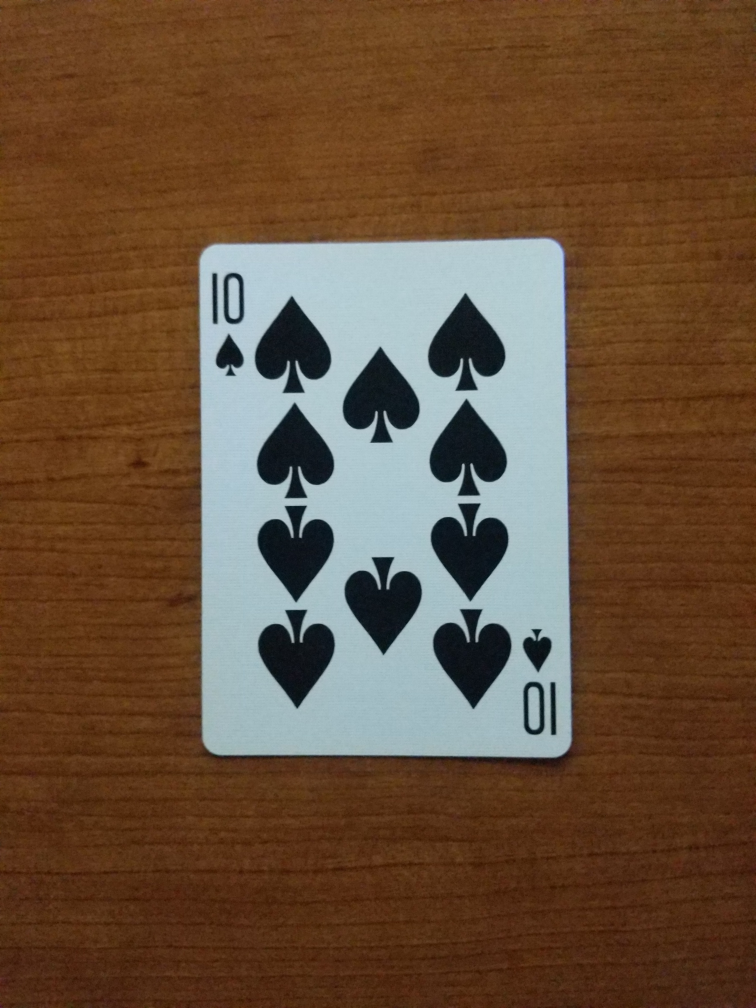
#> input picture Images/S0.jpg, 3024 x 4032 px, found by its file name (shown at 1/4 size); its folder holds only this picture in this run
$ python ImageExtractor.py
#> lines starting #> are read from the running program, lines starting #| are printed output that depends on the picture; after the words box and inside, x2 and y2 are one past the last pixel; in counts of white or black regions, pixels touching at a corner belong together
from Constants import *
from Settings import *


def main():
    img = cv2.imread(imFolder + "\\" + CARD_NAME + imExtension)
#> img is the input picture: shape (4032, 3024, 3); mean B, G, R 58.1, 79.9, 104.9
    # img_copy is the image we will be drawing contours on
    img_copy = img.copy()
    # width and height is the size we want our threshold to be if we show it
    width, height = int(img_copy.shape[1] / REDUCE), int(img_copy.shape[0] / REDUCE)
#> width = 604; height = 806
    # c is the largest area contour in the image
    c = find_largest_contour(img)
#> in find_largest_contour, `gray = cv2.cvtColor(img_blur, cv2.COLOR_RGB2GRAY)`:
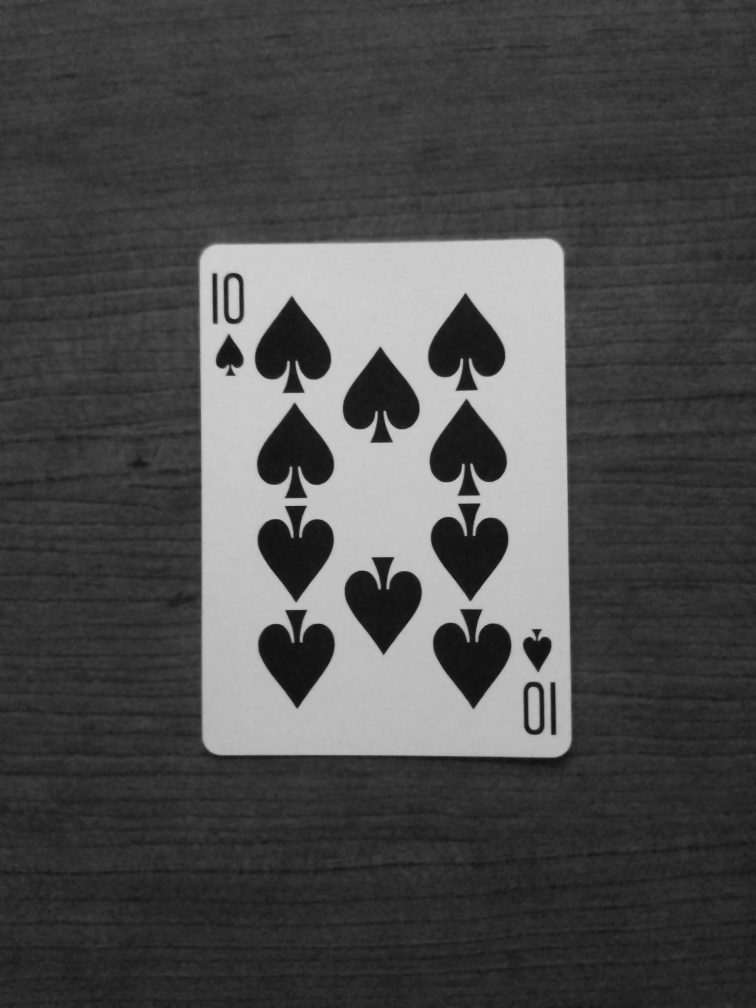
#> gray: shape (4032, 3024) (shown at 1/4 size); min 15, max 209, mean 76.2
#> in find_largest_contour, `a = gray.max()`: a = 209
#> in find_largest_contour, `_, thresh = cv2.threshold(gray, a/2 + 60, a, cv2.THRESH_BINARY)`:
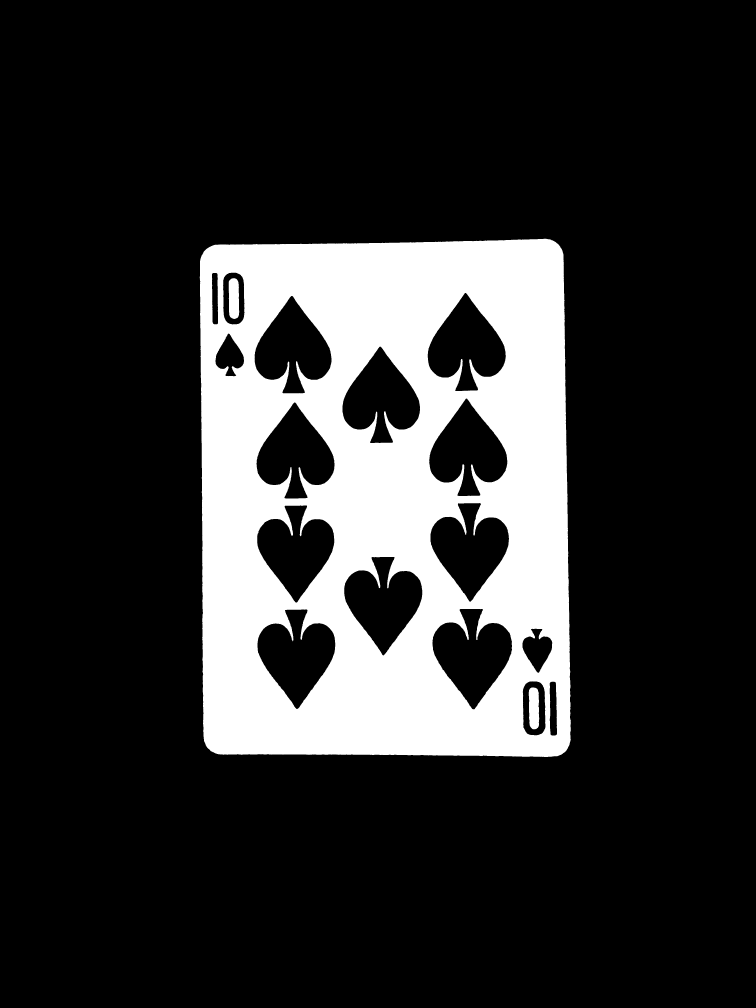
#> thresh: shape (4032, 3024) (shown at 1/4 size); values 0 (black) and 209 (white), 18.2% white; 3 white regions
#> in find_largest_contour, `contours = cv2.findContours(thresh, cv2.RETR_EXTERNAL, cv2.CHAIN_APPRO..`: contours = 1 contour; box (x1, y1, x2, y2) and area: (799, 955, 2283, 3028) 2990756
#> in find_largest_contour, `c = max(contours, key=cv2.contourArea)`: c = contour of 1349 points, box (x1, y1, x2, y2) (799, 955, 2283, 3028), area 2990756

    # find the minimum bounding rectangle for the biggest contour
    rect = cv2.minAreaRect(c)
#> rect = ((1537, 1998.5), (1470.7, 2072.1), -0.666)
    box = cv2.boxPoints(rect)
#> box = [[813.7, 3043], [789.6, 971.1], [2260.2, 954], [2284.3, 3025.9]]
    box = np.int0(box)
#> box = [[813, 3043], [789, 971], [2260, 953], [2284, 3025]]
    # Our goal with this box is to straighten it, then remove anything outside of it
    # After doing so we will be left with only the straightened and cropped image of the card
    if SHOW_CONTOURS:
        # This drawing of [box] is the minimum bounding rectangle around the contour we found, namely c
        cv2.drawContours(img_copy, [box], 0, (0, 255, 0), 2 * REDUCE)
        # This drawing of c is in red, and should be surrounding the card in the image copy
        cv2.drawContours(img_copy, c, -1, (0, 0, 255), 3 * REDUCE)

    # We need to rotate the box until it is straight, so we need to calculate theta; the angle of rotation
    theta = find_theta(box)
#> in find_theta, `p1 = box[0]`: p1 = [813, 3043]
#> in find_theta, `dist1 = math.sqrt((box[1][0] - p1[0]) ** 2 + (box[1][1] - p1[1]) ** 2)`: dist1 = 2072.1
#> in find_theta, `dist3 = math.sqrt((box[3][0] - p1[0]) ** 2 + (box[3][1] - p1[1]) ** 2)`: dist3 = 1471.1
#> in find_theta, `p2 = box[3]`: p2 = [2284, 3025]
#> in find_theta, `theta = math.atan((p1[1] - p2[1]) / (p2[0] - p1[0])) * 180 / math.pi`: theta = 0.701
#> theta = 0.701
    # Next we perform the rotation on the corner points (the box)
    #print(box)
    box = rotate_bound(img_copy, theta, box)
#> in rotate_bound, `M = cv2.getRotationMatrix2D((cX, cY), -angle, 1.0)`: M = [[1, -0.0122, 24.78], [0.0122, 1, -18.35]]
#> in rotate_bound, `cos = np.abs(M[0, 0])`: cos = 1
#> in rotate_bound, `sin = np.abs(M[0, 1])`: sin = 0.0122
#> in rotate_bound, `nW = int((h * sin) + (w * cos))`: nW = 3073
#> in rotate_bound, `nH = int((h * cos) + (w * sin))`: nH = 4068
#> in rotate_bound, `ones = np.ones(shape=(len(points), 1))`: ones = [1, 1, 1, 1]
#> in rotate_bound, `points_ones = np.hstack([points, ones])`: points_ones = [[813, 3043, 1], [789, 971, 1], [2260, 953, 1], [2284, 3025, 1]]
#> box = [[825, 3052.4], [826.3, 980.2], [2297.5, 980.2], [2296.1, 3052.4]]
    # Then we perform the rotation on the image
    img_copy = rotate_bound(img_copy, theta, [])
#> call 2 of rotate_bound, with angle = 0.701
#> in rotate_bound (call 2), `return cv2.warpAffine(image, M, (nW, nH))`:
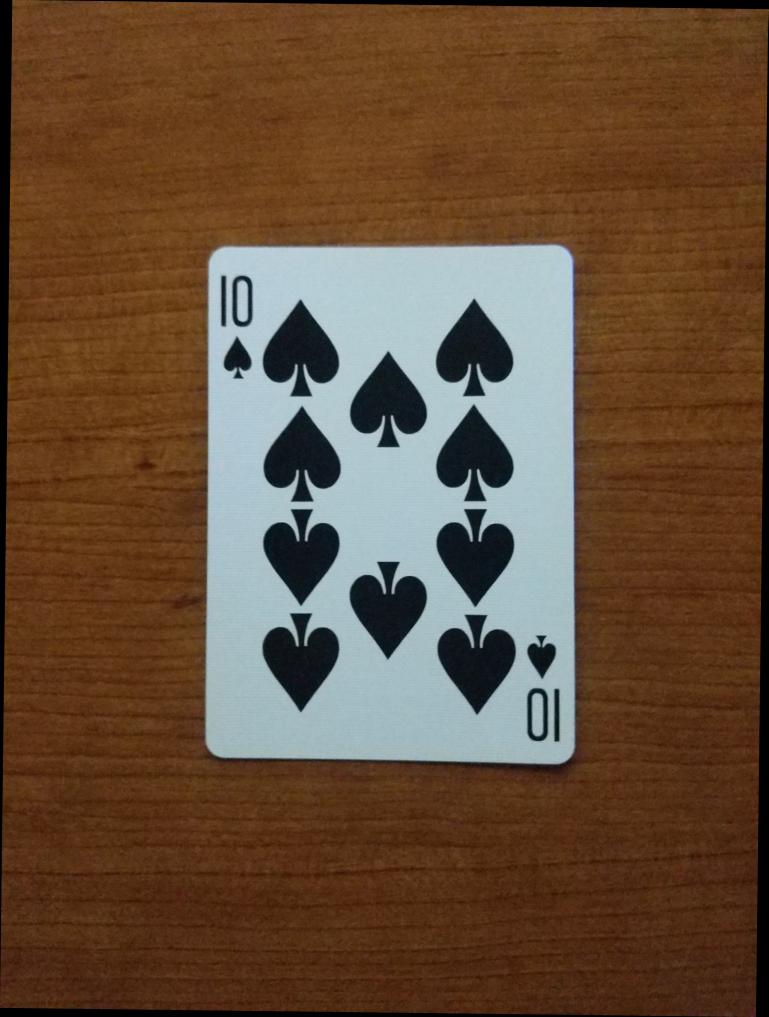
#> returned value: shape (4068, 3073, 3) (shown at 1/4 size); mean of channels 0, 1, 2 56.7, 77.9, 102.3; drawn as B, G, R

    # Our box is a numpy array of floats so we need to typecast to ints to make the points usable
    box = np.around(box.astype(int)).tolist()
#> box = [[824, 3052], [826, 980], [2297, 980], [2296, 3052]]

    # Our new width and height for the image copy after we rotate it
    # The width and height need to be changed when rotating, otherwise the corners may be cropped after rotation
    nheight = int(img_copy.shape[0] / REDUCE)
#> nheight = 813
    nwidth = int(img_copy.shape[1] / REDUCE)
#> nwidth = 614

    # We need two diagonal corners on the rotated image so that we can crop out everything outside of the box
    # Diagonal corners will always be found 2 indices apart, so either box[0] and box[2], or box[1] and box[3]
    p1 = box[2]
#> p1 = [2297, 980]
    p2 = box[0]
#> p2 = [824, 3052]

    # Crop everything in the image that is not within the two diagonal corner points p1 and p2
    result = crop_image(img_copy, p1, p2)
#> in crop_image, `cropped_image = img[min(p2[1], p1[1]):max(p2[1], p1[1]), min(p2[0], p1..`:
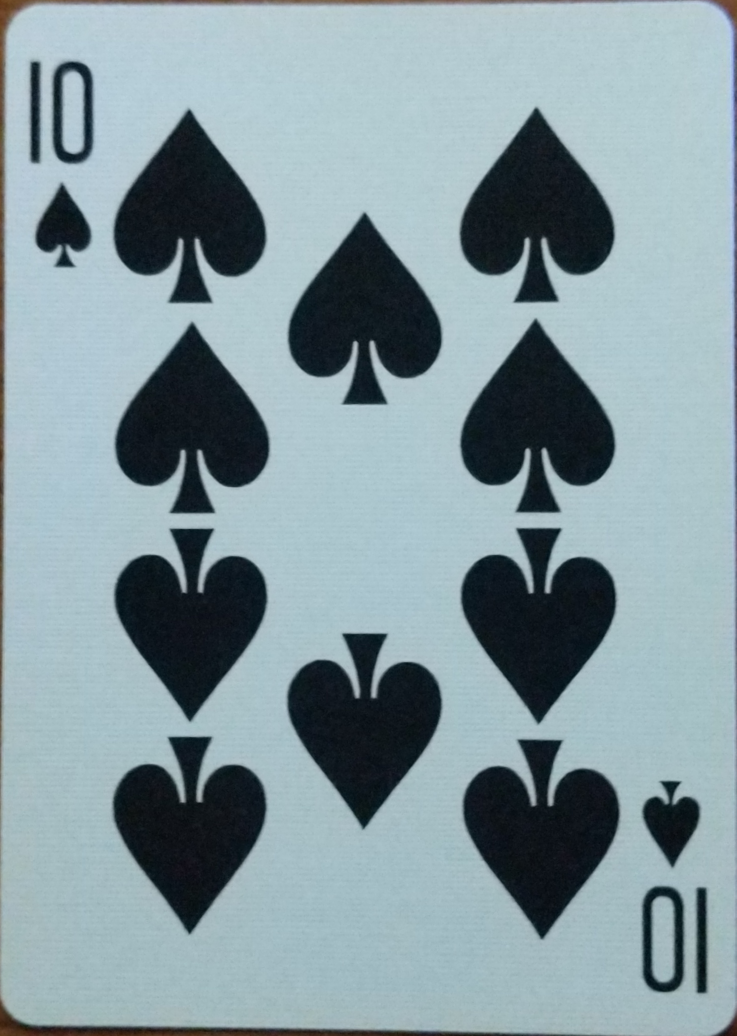
#> cropped_image: shape (2072, 1473, 3) (shown at 1/2 size); mean B, G, R 158.5, 152.2, 132.7
#> in crop_image, `cropped_image = cv2.resize(cropped_image, (int(abs((p1[0] - p2[0]) / R..`:
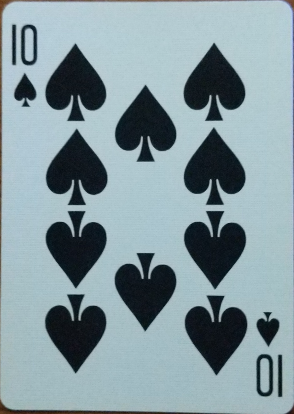
#> cropped_image: shape (414, 294, 3); mean B, G, R 158.4, 152.1, 132.6

    # Resize the other images
    img_copy = cv2.resize(img_copy, (nwidth, nheight))
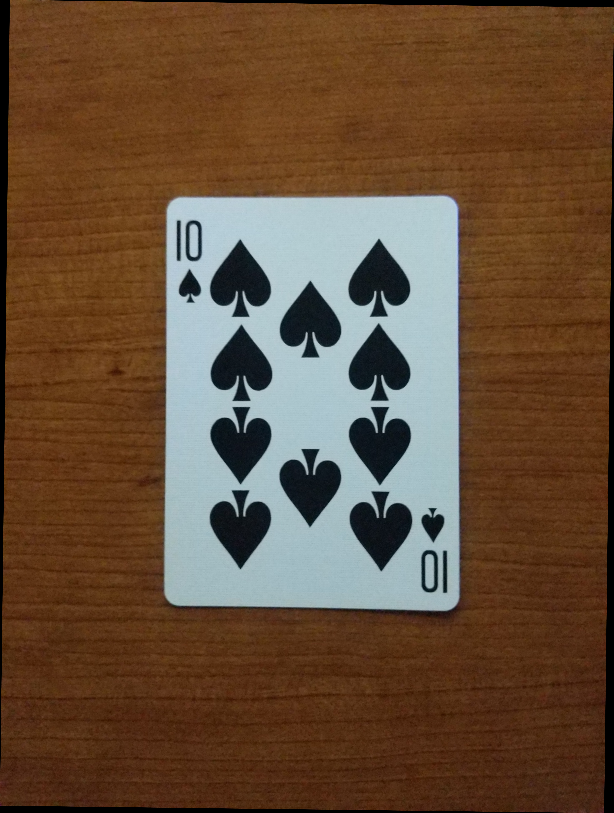
#> img_copy: shape (813, 614, 3); mean B, G, R 56.5, 77.8, 102.2
    orig = cv2.resize(img, (width, height))
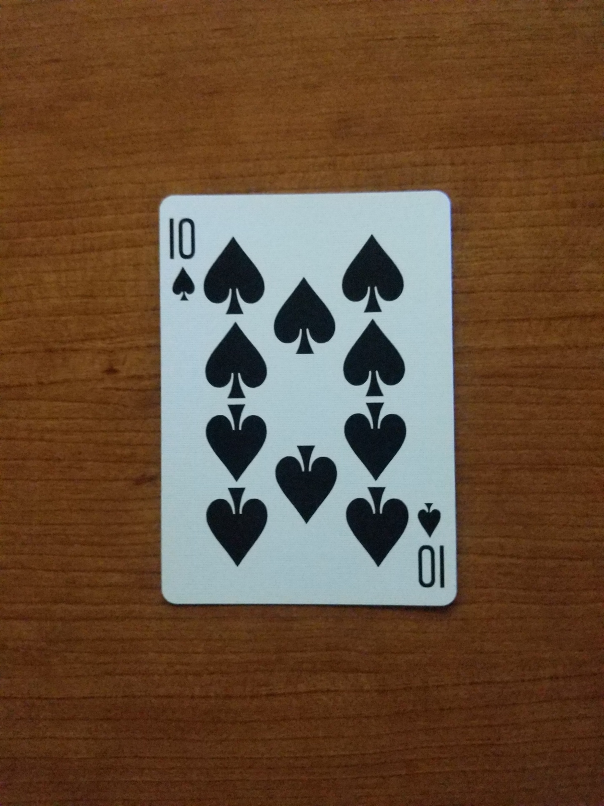
#> orig: shape (806, 604, 3); mean B, G, R 58, 79.8, 104.7

    # We want the final size to be 300x420 so each card is consistent
    result = cv2.resize(result, IM_SIZE)

    if SHOW_DETAILS:
        cv2.imshow("Original", orig)
        cv2.imshow("Contours and Rotation", img_copy)

    if SHOW_IM:
        cv2.imshow("Result", result)
        cv2.waitKey(0)

    if EXPORT:
        cv2.imwrite(cardFolder + "\\" + CARD_NAME + imExtension, result)
        print("Added cropped file " + CARD_NAME + imExtension + " to the " + cardFolder + " folder.")


# crop_image(img_copy, p1, p2) takes an image and two points and returns the image found between p1 and p2
def crop_image(img, p1, p2):
    if SHOW_CONTOURS:
        # Display the 2 corner points we chose
        cv2.circle(img, (p2[0], p2[1]), 20, (255, 0, 255), -1)
        cv2.circle(img, (p1[0], p1[1]), 20, (255, 0, 255), -1)
    # Crops the image to be the rectangle from the diagonal corner points
    cropped_image = img[min(p2[1], p1[1]):max(p2[1], p1[1]), min(p2[0], p1[0]):max(p2[0], p1[0])]
    cropped_image = cv2.resize(cropped_image, (int(abs((p1[0] - p2[0]) / REDUCE)), int(abs((p1[1] - p2[1]) / REDUCE))))
    return cropped_image


# find_largest_contour(img) takes in an image img, and returns the largest area contour
def find_largest_contour(img):
    # Blurring the image to get rid of the noise, making the contours more accurate
    img_blur = cv2.bilateralFilter(img, d=12, sigmaSpace=75, sigmaColor=75)
    # Convert the blurred image to grayscale
    gray = cv2.cvtColor(img_blur, cv2.COLOR_RGB2GRAY)
    # Apply the threshold
    a = gray.max()
    _, thresh = cv2.threshold(gray, a/2 + 60, a, cv2.THRESH_BINARY)
    # Get the contours using the threshold image, then grab the largest one
    contours = cv2.findContours(thresh, cv2.RETR_EXTERNAL, cv2.CHAIN_APPROX_SIMPLE)
    contours = imutils.grab_contours(contours)

    if SHOW_DETAILS:
        thresh = cv2.resize(thresh, (int(img.shape[1]/REDUCE), int(img.shape[0]/REDUCE)))
        cv2.imshow("Threshold", thresh)

    # c is the maximum contour, and hopefully the contour surrounding only the card
    c = max(contours, key=cv2.contourArea)
    return c


# find_theta(box) takes in a box (4 coordinates which form a rectangle), and outputs the angle of which we need to
#   rotate the box in order to straighten the box such that the smallest sides are on the bottom and the top
#   ie. if the box was around a playing card, theta will be the angle we need to rotate the card to make it upright
def find_theta(box):
    # We need two corner points of the box to calculate theta, and we want the card to be oriented so that its width
    #   is smaller than its height, so we can choose any corner p1, then the corner closest to p1, ie, the minimum
    #   distance. We only need to check corners 1 and 3 because corner 4 is diagonal to corner 0
    p1 = box[0]
    dist1 = math.sqrt((box[1][0] - p1[0]) ** 2 + (box[1][1] - p1[1]) ** 2)
    dist3 = math.sqrt((box[3][0] - p1[0]) ** 2 + (box[3][1] - p1[1]) ** 2)

    if dist1 < dist3:
        if HORIZONTAL:
            p2 = box[3]
        else:
            p2 = box[1]
    else:
        if HORIZONTAL:
            p2 = box[1]
        else:
            p2 = box[3]

    # Once we have our 2 corner points, we just use some basic geometry to calculate the angle
    theta = math.atan((p1[1] - p2[1]) / (p2[0] - p1[0])) * 180 / math.pi
    return theta


# rotate_bound(image, angle, points) takes in an image image, and angle angle and some array of coordinates points
# if points is empty, it only rotates the image and returns that rotated image, otherwise it will return the rotated
#   points
def rotate_bound(image, angle, points):
    # Find the dimensions of the image and then find the center
    (h, w) = image.shape[:2]
    (cX, cY) = (w // 2, h // 2)

    # Find the rotation matrix (applying the negative of the angle to rotate clockwise), then find the sine and cosine,
    #   which are the rotation components of the matrix
    M = cv2.getRotationMatrix2D((cX, cY), -angle, 1.0)
    cos = np.abs(M[0, 0])
    sin = np.abs(M[0, 1])

    # Calculate the new size of the image
    nW = int((h * sin) + (w * cos))
    nH = int((h * cos) + (w * sin))

    # Adjust the rotation matrix to take into account translation
    M[0, 2] += (nW / 2) - cX
    M[1, 2] += (nH / 2) - cY

    if not len(points):
        # There are no points, so we need to return the rotated image
        return cv2.warpAffine(image, M, (nW, nH))
    else:
        # Add 1's to the points matrix to make the dot product possible, then dot the points with the rotation matrix
        #   and return the rotated points
        ones = np.ones(shape=(len(points), 1))
        points_ones = np.hstack([points, ones])
        return M.dot(points_ones.T).T


if __name__ == "__main__":
    if TESTING_EXTRACT:
        SHOW_IM = True
        SHOW_CONTOURS = True
        SHOW_DETAILS = True
        ALL_CARDS = True
    elif EXPORT_EXTRACT:
        SHOW_IM = False
        SHOW_CONTOURS = False
        SHOW_DETAILS = False
        ALL_CARDS = True
        EXPORT = True

    if ALL_CARDS:
        for im in os.listdir(imFolder):
            # This assumes the name of the cards are in the format {suit}{value}
            #   and that 10 is treated as 0 (so all card names are exactly 2 characters long)
            CARD_NAME = im[:len(im)-len(imExtension)]
            main()
    else:
        main()
